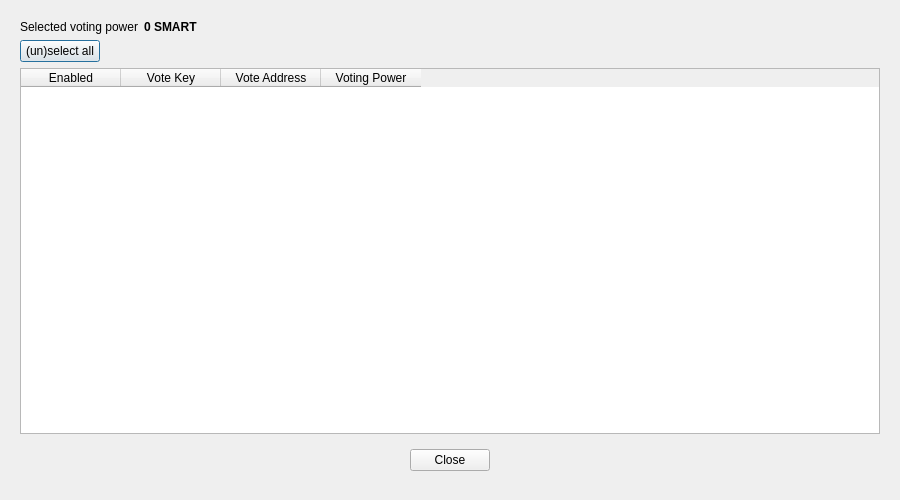
<?xml version="1.0" encoding="UTF-8"?>
<ui version="4.0">
 <class>VoteAddressesDialog</class>
 <widget class="QDialog" name="VoteAddressesDialog">
  <property name="geometry">
   <rect>
    <x>0</x>
    <y>0</y>
    <width>900</width>
    <height>500</height>
   </rect>
  </property>
  <property name="sizePolicy">
   <sizepolicy hsizetype="Preferred" vsizetype="Preferred">
    <horstretch>0</horstretch>
    <verstretch>0</verstretch>
   </sizepolicy>
  </property>
  <property name="windowTitle">
   <string>Create new Smartnode</string>
  </property>
  <layout class="QVBoxLayout" name="verticalLayout">
   <property name="leftMargin">
    <number>20</number>
   </property>
   <property name="topMargin">
    <number>20</number>
   </property>
   <property name="rightMargin">
    <number>20</number>
   </property>
   <property name="bottomMargin">
    <number>20</number>
   </property>
   <item>
    <layout class="QHBoxLayout" name="horizontalLayout">
     <item>
      <widget class="QLabel" name="label">
       <property name="text">
        <string>Selected voting power</string>
       </property>
      </widget>
     </item>
     <item>
      <widget class="QLabel" name="votingPowerLabel">
       <property name="sizePolicy">
        <sizepolicy hsizetype="Expanding" vsizetype="Preferred">
         <horstretch>0</horstretch>
         <verstretch>0</verstretch>
        </sizepolicy>
       </property>
       <property name="font">
        <font>
         <weight>75</weight>
         <bold>true</bold>
        </font>
       </property>
       <property name="text">
        <string>0 SMART</string>
       </property>
      </widget>
     </item>
    </layout>
   </item>
   <item>
    <layout class="QHBoxLayout" name="horizontalLayout_3">
     <item>
      <widget class="QPushButton" name="selectionButton">
       <property name="text">
        <string>(un)select all</string>
       </property>
      </widget>
     </item>
     <item>
      <spacer name="horizontalSpacer_2">
       <property name="orientation">
        <enum>Qt::Horizontal</enum>
       </property>
       <property name="sizeHint" stdset="0">
        <size>
         <width>40</width>
         <height>20</height>
        </size>
       </property>
      </spacer>
     </item>
    </layout>
   </item>
   <item>
    <widget class="QTableWidget" name="addressTable">
     <property name="editTriggers">
      <set>QAbstractItemView::NoEditTriggers</set>
     </property>
     <column>
      <property name="text">
       <string>Enabled</string>
      </property>
     </column>
     <column>
      <property name="text">
       <string>Vote Key</string>
      </property>
     </column>
     <column>
      <property name="text">
       <string>Vote Address</string>
      </property>
     </column>
     <column>
      <property name="text">
       <string>Voting Power</string>
      </property>
     </column>
    </widget>
   </item>
   <item>
    <widget class="QWidget" name="widget_2" native="true">
     <property name="minimumSize">
      <size>
       <width>0</width>
       <height>0</height>
      </size>
     </property>
     <layout class="QHBoxLayout" name="horizontalLayout_2">
      <item>
       <spacer name="horizontalSpacer_3">
        <property name="orientation">
         <enum>Qt::Horizontal</enum>
        </property>
        <property name="sizeHint" stdset="0">
         <size>
          <width>89</width>
          <height>20</height>
         </size>
        </property>
       </spacer>
      </item>
      <item>
       <widget class="QPushButton" name="button">
        <property name="text">
         <string>Close</string>
        </property>
       </widget>
      </item>
      <item>
       <spacer name="horizontalSpacer">
        <property name="orientation">
         <enum>Qt::Horizontal</enum>
        </property>
        <property name="sizeHint" stdset="0">
         <size>
          <width>88</width>
          <height>20</height>
         </size>
        </property>
       </spacer>
      </item>
     </layout>
    </widget>
   </item>
  </layout>
 </widget>
 <tabstops>
  <tabstop>button</tabstop>
 </tabstops>
 <resources/>
 <connections/>
</ui>
